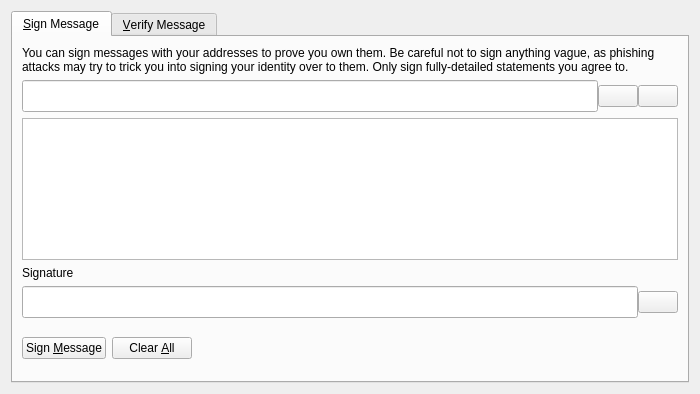
<?xml version="1.0" encoding="UTF-8"?>
<ui version="4.0">
 <class>SignVerifyMessageDialog</class>
 <widget class="QDialog" name="SignVerifyMessageDialog">
  <property name="geometry">
   <rect>
    <x>0</x>
    <y>0</y>
    <width>700</width>
    <height>394</height>
   </rect>
  </property>
  <property name="windowTitle">
   <string>Signatures - Sign / Verify a Message</string>
  </property>
  <property name="modal">
   <bool>true</bool>
  </property>
  <layout class="QVBoxLayout" name="verticalLayout">
   <item>
    <widget class="QTabWidget" name="tabWidget">
     <property name="currentIndex">
      <number>0</number>
     </property>
     <widget class="QWidget" name="tabSignMessage">
      <attribute name="title">
       <string>&amp;Sign Message</string>
      </attribute>
      <layout class="QVBoxLayout" name="verticalLayout_SM">
       <item>
        <widget class="QLabel" name="infoLabel_SM">
         <property name="text">
          <string>You can sign messages with your addresses to prove you own them. Be careful not to sign anything vague, as phishing attacks may try to trick you into signing your identity over to them. Only sign fully-detailed statements you agree to.</string>
         </property>
         <property name="textFormat">
          <enum>Qt::PlainText</enum>
         </property>
         <property name="wordWrap">
          <bool>true</bool>
         </property>
        </widget>
       </item>
       <item>
        <layout class="QHBoxLayout" name="horizontalLayout_1_SM">
         <property name="spacing">
          <number>0</number>
         </property>
         <item>
          <widget class="QValidatedLineEdit" name="addressIn_SM">
           <property name="maximumSize">
            <size>
             <width>16777215</width>
             <height>36</height>
            </size>
           </property>
           <property name="font">
            <font>
             <pointsize>15</pointsize>
            </font>
           </property>
           <property name="toolTip">
            <string>The SURFNODE address to sign the message with</string>
           </property>
          </widget>
         </item>
         <item>
          <widget class="QPushButton" name="addressBookButton_SM">
           <property name="toolTip">
            <string>Choose previously used address</string>
           </property>
           <property name="text">
            <string/>
           </property>
           <property name="icon">
            <iconset>
             <normaloff>:/icons/address-book</normaloff>:/icons/address-book</iconset>
           </property>
           <property name="iconSize">
            <size>
             <width>36</width>
             <height>36</height>
            </size>
           </property>
           <property name="shortcut">
            <string>Alt+A</string>
           </property>
           <property name="autoDefault">
            <bool>false</bool>
           </property>
          </widget>
         </item>
         <item>
          <widget class="QPushButton" name="pasteButton_SM">
           <property name="toolTip">
            <string>Paste address from clipboard</string>
           </property>
           <property name="text">
            <string/>
           </property>
           <property name="icon">
            <iconset>
             <normaloff>:/icons/editpaste</normaloff>:/icons/editpaste</iconset>
           </property>
           <property name="iconSize">
            <size>
             <width>36</width>
             <height>36</height>
            </size>
           </property>
           <property name="shortcut">
            <string>Alt+P</string>
           </property>
           <property name="autoDefault">
            <bool>false</bool>
           </property>
          </widget>
         </item>
        </layout>
       </item>
       <item>
        <widget class="QPlainTextEdit" name="messageIn_SM">
         <property name="toolTip">
          <string>Enter the message you want to sign here</string>
         </property>
        </widget>
       </item>
       <item>
        <widget class="QLabel" name="signatureLabel_SM">
         <property name="text">
          <string>Signature</string>
         </property>
         <property name="textFormat">
          <enum>Qt::PlainText</enum>
         </property>
        </widget>
       </item>
       <item>
        <layout class="QHBoxLayout" name="horizontalLayout_2_SM">
         <property name="spacing">
          <number>0</number>
         </property>
         <item>
          <widget class="QLineEdit" name="signatureOut_SM">
           <property name="maximumSize">
            <size>
             <width>16777215</width>
             <height>36</height>
            </size>
           </property>
           <property name="font">
            <font>
             <pointsize>15</pointsize>
             <italic>true</italic>
            </font>
           </property>
           <property name="readOnly">
            <bool>true</bool>
           </property>
          </widget>
         </item>
         <item>
          <widget class="QPushButton" name="copySignatureButton_SM">
           <property name="toolTip">
            <string>Copy the current signature to the system clipboard</string>
           </property>
           <property name="text">
            <string/>
           </property>
           <property name="icon">
            <iconset resource="../surfnode.qrc">
             <normaloff>:/icons/editcopy</normaloff>:/icons/editcopy</iconset>
           </property>
           <property name="iconSize">
            <size>
             <width>36</width>
             <height>36</height>
            </size>
           </property>
           <property name="autoDefault">
            <bool>false</bool>
           </property>
          </widget>
         </item>
        </layout>
       </item>
       <item>
        <layout class="QHBoxLayout" name="horizontalLayout_3_SM">
         <item>
          <widget class="QPushButton" name="signMessageButton_SM">
           <property name="toolTip">
            <string>Sign the message to prove you own this SURFNODE address</string>
           </property>
           <property name="text">
            <string>Sign &amp;Message</string>
           </property>
           <property name="autoDefault">
            <bool>false</bool>
           </property>
          </widget>
         </item>
         <item>
          <widget class="QPushButton" name="clearButton_SM">
           <property name="toolTip">
            <string>Reset all sign message fields</string>
           </property>
           <property name="text">
            <string>Clear &amp;All</string>
           </property>
           <property name="autoDefault">
            <bool>false</bool>
           </property>
          </widget>
         </item>
         <item>
          <spacer name="horizontalSpacer_1_SM">
           <property name="orientation">
            <enum>Qt::Horizontal</enum>
           </property>
           <property name="sizeHint" stdset="0">
            <size>
             <width>40</width>
             <height>48</height>
            </size>
           </property>
          </spacer>
         </item>
         <item>
          <widget class="QLabel" name="statusLabel_SM">
           <property name="font">
            <font>
             <weight>75</weight>
             <bold>true</bold>
            </font>
           </property>
           <property name="text">
            <string/>
           </property>
           <property name="wordWrap">
            <bool>true</bool>
           </property>
          </widget>
         </item>
         <item>
          <spacer name="horizontalSpacer_2_SM">
           <property name="orientation">
            <enum>Qt::Horizontal</enum>
           </property>
           <property name="sizeHint" stdset="0">
            <size>
             <width>40</width>
             <height>48</height>
            </size>
           </property>
          </spacer>
         </item>
        </layout>
       </item>
      </layout>
     </widget>
     <widget class="QWidget" name="tabVerifyMessage">
      <attribute name="title">
       <string>&amp;Verify Message</string>
      </attribute>
      <layout class="QVBoxLayout" name="verticalLayout_VM">
       <item>
        <widget class="QLabel" name="infoLabel_VM">
         <property name="text">
          <string>Enter the signing address, message (ensure you copy line breaks, spaces, tabs, etc. exactly) and signature below to verify the message. Be careful not to read more into the signature than what is in the signed message itself, to avoid being tricked by a man-in-the-middle attack.</string>
         </property>
         <property name="textFormat">
          <enum>Qt::PlainText</enum>
         </property>
         <property name="alignment">
          <set>Qt::AlignLeading|Qt::AlignLeft|Qt::AlignTop</set>
         </property>
         <property name="wordWrap">
          <bool>true</bool>
         </property>
        </widget>
       </item>
       <item>
        <layout class="QHBoxLayout" name="horizontalLayout_1_VM">
         <property name="spacing">
          <number>0</number>
         </property>
         <item>
          <widget class="QValidatedLineEdit" name="addressIn_VM">
           <property name="maximumSize">
            <size>
             <width>16777215</width>
             <height>36</height>
            </size>
           </property>
           <property name="font">
            <font>
             <pointsize>15</pointsize>
            </font>
           </property>
           <property name="toolTip">
            <string>The SURFNODE address the message was signed with</string>
           </property>
          </widget>
         </item>
         <item>
          <widget class="QPushButton" name="addressBookButton_VM">
           <property name="toolTip">
            <string>Choose previously used address</string>
           </property>
           <property name="text">
            <string/>
           </property>
           <property name="icon">
            <iconset>
             <normaloff>:/icons/address-book</normaloff>:/icons/address-book</iconset>
           </property>
           <property name="iconSize">
            <size>
             <width>36</width>
             <height>36</height>
            </size>
           </property>
           <property name="shortcut">
            <string>Alt+A</string>
           </property>
           <property name="autoDefault">
            <bool>false</bool>
           </property>
          </widget>
         </item>
        </layout>
       </item>
       <item>
        <widget class="QPlainTextEdit" name="messageIn_VM"/>
       </item>
       <item>
        <widget class="QValidatedLineEdit" name="signatureIn_VM">
         <property name="minimumSize">
          <size>
           <width>0</width>
           <height>36</height>
          </size>
         </property>
         <property name="maximumSize">
          <size>
           <width>16777215</width>
           <height>36</height>
          </size>
         </property>
         <property name="font">
          <font>
           <pointsize>15</pointsize>
          </font>
         </property>
        </widget>
       </item>
       <item>
        <layout class="QHBoxLayout" name="horizontalLayout_2_VM">
         <item>
          <widget class="QPushButton" name="verifyMessageButton_VM">
           <property name="toolTip">
            <string>Verify the message to ensure it was signed with the specified SURFNODE address</string>
           </property>
           <property name="text">
            <string>Verify &amp;Message</string>
           </property>
           <property name="autoDefault">
            <bool>false</bool>
           </property>
          </widget>
         </item>
         <item>
          <widget class="QPushButton" name="clearButton_VM">
           <property name="toolTip">
            <string>Reset all verify message fields</string>
           </property>
           <property name="text">
            <string>Clear &amp;All</string>
           </property>
           <property name="autoDefault">
            <bool>false</bool>
           </property>
          </widget>
         </item>
         <item>
          <spacer name="horizontalSpacer_1_VM">
           <property name="orientation">
            <enum>Qt::Horizontal</enum>
           </property>
           <property name="sizeHint" stdset="0">
            <size>
             <width>40</width>
             <height>48</height>
            </size>
           </property>
          </spacer>
         </item>
         <item>
          <widget class="QLabel" name="statusLabel_VM">
           <property name="font">
            <font>
             <weight>75</weight>
             <bold>true</bold>
            </font>
           </property>
           <property name="text">
            <string/>
           </property>
           <property name="wordWrap">
            <bool>true</bool>
           </property>
          </widget>
         </item>
         <item>
          <spacer name="horizontalSpacer_2_VM">
           <property name="orientation">
            <enum>Qt::Horizontal</enum>
           </property>
           <property name="sizeHint" stdset="0">
            <size>
             <width>40</width>
             <height>48</height>
            </size>
           </property>
          </spacer>
         </item>
        </layout>
       </item>
      </layout>
     </widget>
    </widget>
   </item>
  </layout>
 </widget>
 <customwidgets>
  <customwidget>
   <class>QValidatedLineEdit</class>
   <extends>QLineEdit</extends>
   <header>qvalidatedlineedit.h</header>
  </customwidget>
 </customwidgets>
 <resources>
  <include location="../surfnode.qrc"/>
 </resources>
 <connections/>
</ui>
